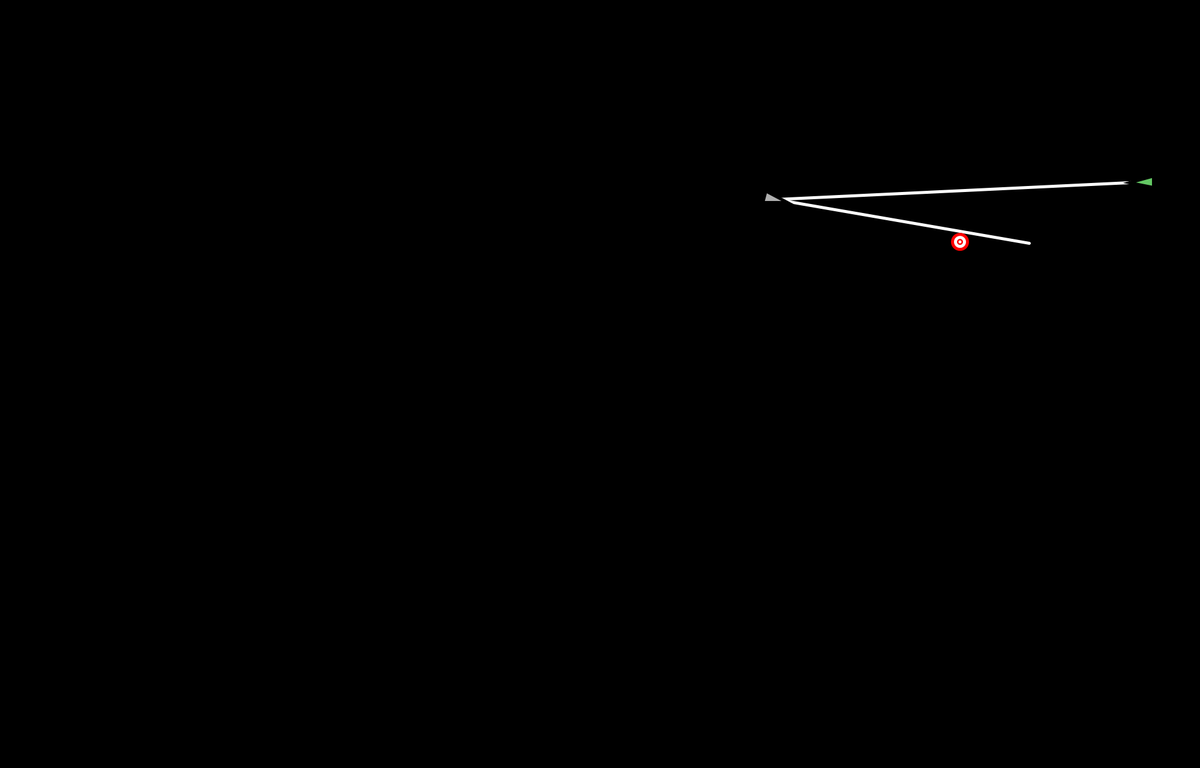
Frame 1 (no input)
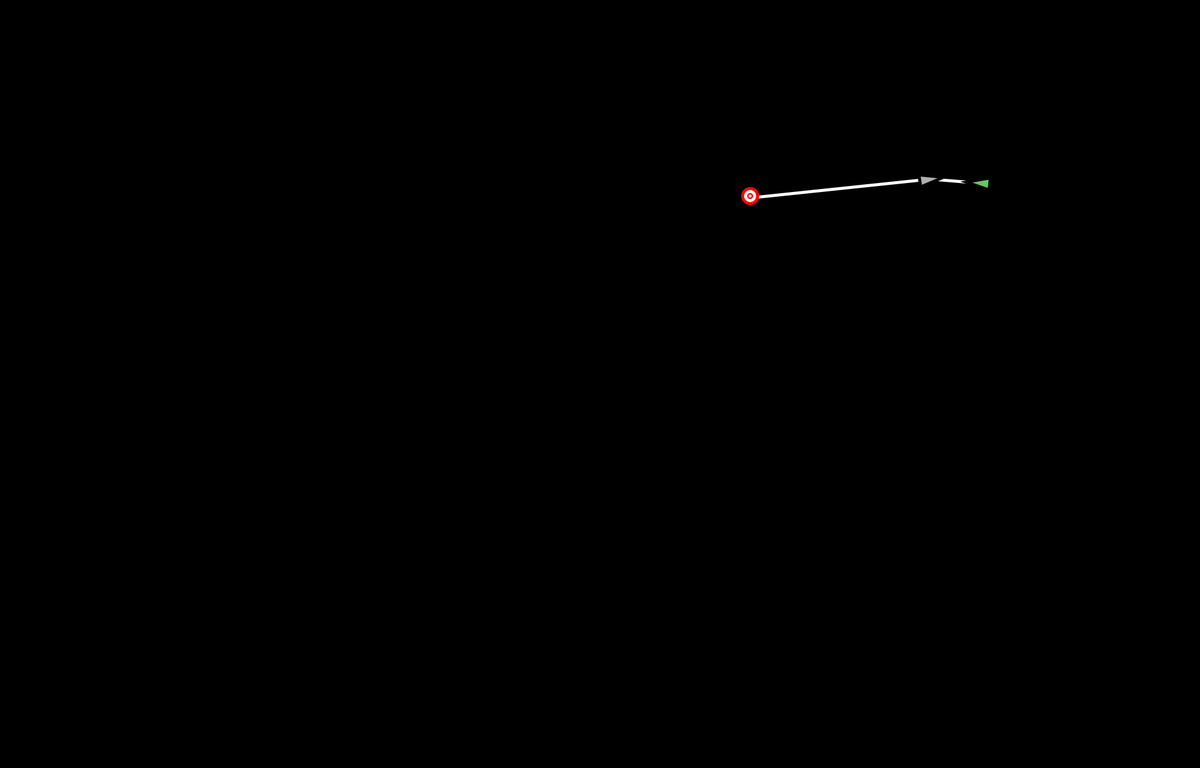
Frame 60 (the mouse pressed at the canvas centre just before this capture)
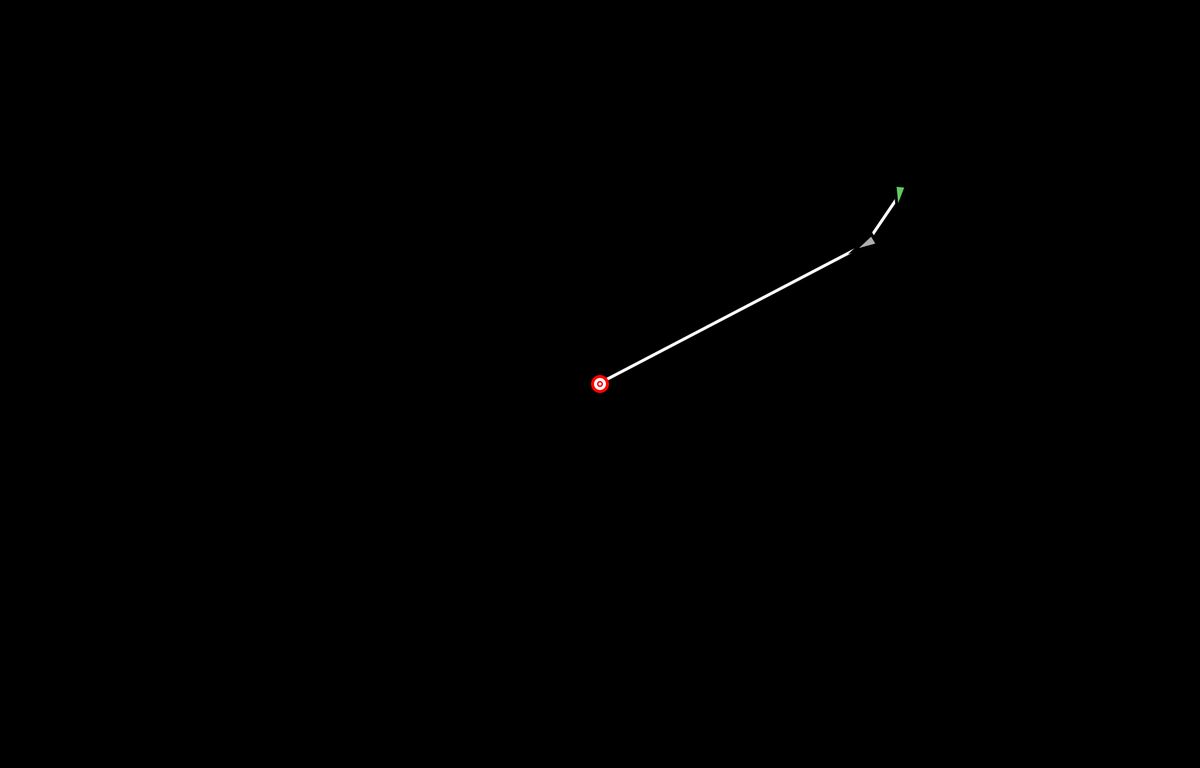
Frame 120 (the mouse held since frame 60 and released just before this capture)

The Processing sketch that drew these frames (run headless with seeded random() and noise(); from frame 60 on, the mouse is pressed at the canvas centre):

// Processing sketch: Park_NOC_6_2
// ── Park_NOC_6_2.pde
/* Ryan P    "11/21/19"
"Pursuit"
Information Engineering  '18-19     St. Mark's School of Texas 

Code Abstract: "To have the vehicle "seek" future positions of the target"
Source(s): Daniel Shiffman: https://natureofcode.com/book/chapter-6-autonomous-agents/

This program is free software: you can redistribute it and/or modify it under the terms of the GNU General Public License v3 as published by the Free Software Foundation
*/
//DCR: Very Original. +2 pts for that. Good Job!
//DCR: Needs your commentary! - 2 pts for that !
//dCR: Score : 20/ 20 pts

Vehicle Ferrari;
Vehicle Lamborgini;
Target seek;

void setup(){
  Ferrari = new Vehicle(random(0,width),random(0,height),175,175,175,1);
  Lamborgini = new Vehicle(random(0,width),random(0,height),100,200,100,2);
  seek = new Target();
  smooth();
  size(2000,1280);
  background(0);
  //normal setup stuff
}

void draw(){
  PVector FSeek = seek.loc.add( new PVector(seek.stepx,seek.stepy));
  PVector LSeek = Ferrari.location.add(Ferrari.velocity.add(Ferrari.acceleration));
  //pursuit vectors
  background(0);
  strokeWeight(5);
  stroke(255);
  line(Ferrari.location.x,Ferrari.location.y,FSeek.x,FSeek.y);
  line(Lamborgini.location.x,Lamborgini.location.y,LSeek.x,LSeek.y);
  //draws lines
  seek.run();
  Ferrari.run(FSeek);
  Lamborgini.run(LSeek);
//Lamborgini follows ferrari
}

// ── Target.pde
class Target{
  PVector loc;
  float stepSize,pnx,pny,stepx,stepy,maxStep;
  
  Target(){
    loc = new PVector(random(0,width),random(0,height));
    pnx=20;
    pny=1300;
    maxStep=10;
  }
  void run(){
    move();
    display();
  }
  
  void move(){
    stepx=map(noise(pnx),0,1,-maxStep,maxStep);
    stepy=map(noise(pny),0,1,-maxStep,maxStep);
    loc.x= constrain(loc.x+stepx,0, displayWidth);
    loc.y= constrain(loc.y+stepy,0,displayHeight);
    pnx+=.1;
    pny+=.1;
    if (mousePressed) loc=new PVector (mouseX,mouseY);
  }//randomly moves the target, allows dragging of target
  void display(){
    noStroke();
    fill(255,0,0);
    ellipse(loc.x,loc.y,30,30);
    fill(255);
    ellipse(loc.x,loc.y,20,20);
    fill(255,0,0);
    ellipse(loc.x,loc.y,10,10);
    fill(255);
    ellipse(loc.x,loc.y,5,5);
  }//draws target
}

// ── Vehicle.pde
class Vehicle {
 
  PVector location;
  PVector velocity;
  PVector acceleration;
  float r, R,G,B;
  float maxforce;
  float maxspeed;
 
  Vehicle(float x, float y,float R_,float G_,float B_,int asdf ) {
    acceleration = new PVector(0,0);
    velocity = new PVector(0,0);
    location = new PVector(x,y);
    r = 10.0;
    if (asdf==1){
      maxspeed = 5;
      maxforce = 0.1;
    }else if(asdf==2){
      maxspeed = 6;
      maxforce = 0.2;
    }//differentiates between lamborgini and ferrari
    R=R_;
    G=G_;
    B=B_;
  }

  void update() {
    velocity.add(acceleration);
    velocity.limit(maxspeed);
    location.add(velocity);
    acceleration.mult(0);
  }//moves the vehicles
 
  void applyForce(PVector force) {
    acceleration.add(force);
  }
 
  void seek(PVector target) {
    PVector desired = PVector.sub(target,location);
    desired.normalize();
    desired.mult(maxspeed);
    PVector steer = PVector.sub(desired,velocity);
    steer.limit(maxforce);
    applyForce(steer);

  }//steers the vehicle
 
  void display() {

    float theta = velocity.heading() + PI/2;
    fill(R,G,B);
    stroke(0);
    pushMatrix();
    translate(location.x,location.y);
    rotate(theta);
    beginShape();
    vertex(0, -r*2);
    vertex(-r, r*2);
    vertex(r, r*2);
    endShape(CLOSE);
    popMatrix();
  }//displays a triangle at the position of the vehicle  
  
  void run(PVector target){
    seek(target);
    update();
    display();
    
  }
}
